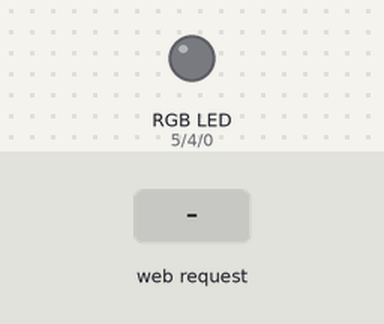
Bench run of a sketch on a simulated ESP8266 (NodeMCU). Shown: an RGB LED mixed from three pins (HIGH = lit). Inputs (shaded band) come from the test bench. WiFi joins after 1.5 s; servers stay silent unless stated; what the sketch prints to the serial monitor is not drawn.

Above: at 2.7 s.
2.8 s: HTTP request GET /RED=ON received
At 3.3 s:
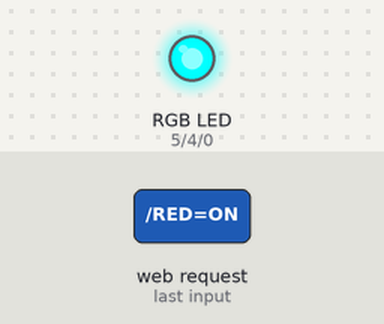
4.3 s: HTTP request GET /GREEN=ON received
At 5.5 s:
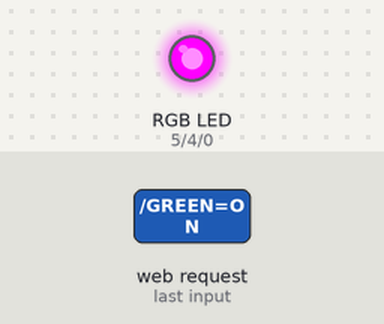
5.8 s: HTTP request GET /BLUE=ON received
At 6.8 s:
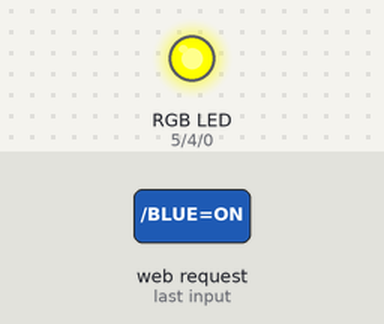
7.3 s: HTTP request GET /OFF=OFF received
At 8.0 s:
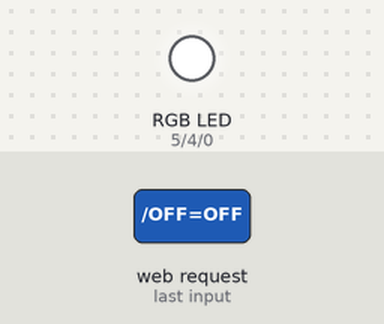
Timing chart, 0 to 9.8 s (numbered marks = the images above; inputs shaded):
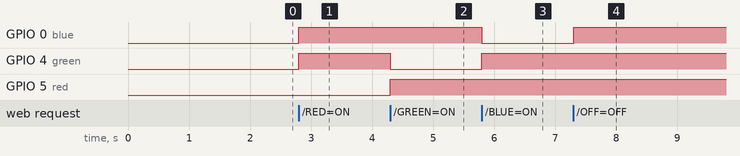

Measured:
- after the input at 2.8 s, GPIO 0 (blue), GPIO 4 (green): LOW → HIGH at once
- after the input at 4.3 s, GPIO 4 (green): HIGH → LOW at once; GPIO 5 (red): LOW → HIGH at once
- after the input at 5.8 s, GPIO 0 (blue): HIGH → LOW at once; GPIO 4 (green): LOW → HIGH at once
- after the input at 7.3 s, GPIO 0 (blue): LOW → HIGH at once

The sketch:

RGB-NodeMcu-Website.ino
```cpp
#include <ESP8266WiFi.h>

int red = 5;
int green = 4;
int blue = 0;
int redStatus = digitalRead(red);
int greenStatus = digitalRead(green);
int blueStatus = digitalRead(blue);
const char* ssid = "Naina";
const char* password = "12345678a";
//const char* password = "dingy tiger slacks accustom pretzel";
WiFiServer server(80);

void setup() {
  Serial.begin(115200);
  pinMode(red, OUTPUT);
  pinMode(green, OUTPUT);
  pinMode(blue, OUTPUT);
  Serial.println();
  Serial.print("Connecting to ");
  Serial.println(ssid);
  WiFi.begin(ssid, password);
  while (WiFi.status() != WL_CONNECTED) {
    delay(500);
    Serial.print(".");
  }
  Serial.println("");
  Serial.println("Connected to Wifi");

  //Start WiFi server
  server.begin();
  Serial.println("Server started!");

  // Print the IP address
  Serial.print("Use this URL to connect: http://");
  Serial.print(WiFi.localIP());
  Serial.println("/");
}

void Red() {
  digitalWrite(red, LOW);
  digitalWrite(green, HIGH);
  digitalWrite(blue, HIGH);
}
void Green() {
  digitalWrite(red, HIGH);
  digitalWrite(green, LOW);
  digitalWrite(blue, HIGH);
}
void Blue() {
  digitalWrite(red, HIGH);
  digitalWrite(green, HIGH);
  digitalWrite(blue, LOW);
}
void Off() {
  digitalWrite(red, HIGH);
  digitalWrite(green, HIGH);
  digitalWrite(blue, HIGH);
}
void loop() {
  // Check if a client has connected
  WiFiClient client = server.available();
  if (!client) {
    return;
  }

  // Wait until the client sends some data
  while (!client.available()) {
    delay(1);
  }

  // Read the first line of the request
  String request = client.readStringUntil('\r');
  Serial.println(request);
  client.flush();

  // Match the request
  client.println("HTTP/1.1 200 OK");
  client.println("Content-Type: text/html");
  client.println("Connection: close");
  client.println(""); //  do not forget this one
  client.println("<!DOCTYPE html><html>");

  if (request.indexOf("/RED=ON") != -1)  {
    Serial.println("RED is HIGH" );
    Red();
    redStatus = digitalRead(red);
    greenStatus = 0;
    blueStatus = 0;
  }
  if (request.indexOf("/GREEN=ON") != -1)  {
    Serial.println("GREEN is HIGH" );
    Green();
    greenStatus = digitalRead(green);
    redStatus = 0;
    blueStatus = 0;
  }
  if (request.indexOf("/BLUE=ON") != -1)  {
    Serial.println("BLUE is HIGH" );
    Blue();
    blueStatus = digitalRead(blue);
    redStatus = 0;
    greenStatus = 0;
  }
  if (request.indexOf("/OFF=OFF") != -1)  {
    Off();
  }

  client.print("Led Status : ");client.println();
  client.print("RED: "); client.println(redStatus);
  client.print("GREEN: "); client.println(greenStatus);
  client.print("BLUE: "); client.println(blueStatus);

  client.println("<br><br>");
  client.println("<a href=\"/RED=ON\"\"><button>RED ON</button></a>");
  client.println("<a href=\"/GREEN=ON\"\"><button>GREEN ON</button></a>");
  client.println("<a href=\"/BLUE=ON\"\"><button>BLUE ON</button></a>");
  client.println("<a href=\"/OFF=OFF\"\"><button>OFF</button></a>");
  client.println("</html>");


  delay(1);

}
```
